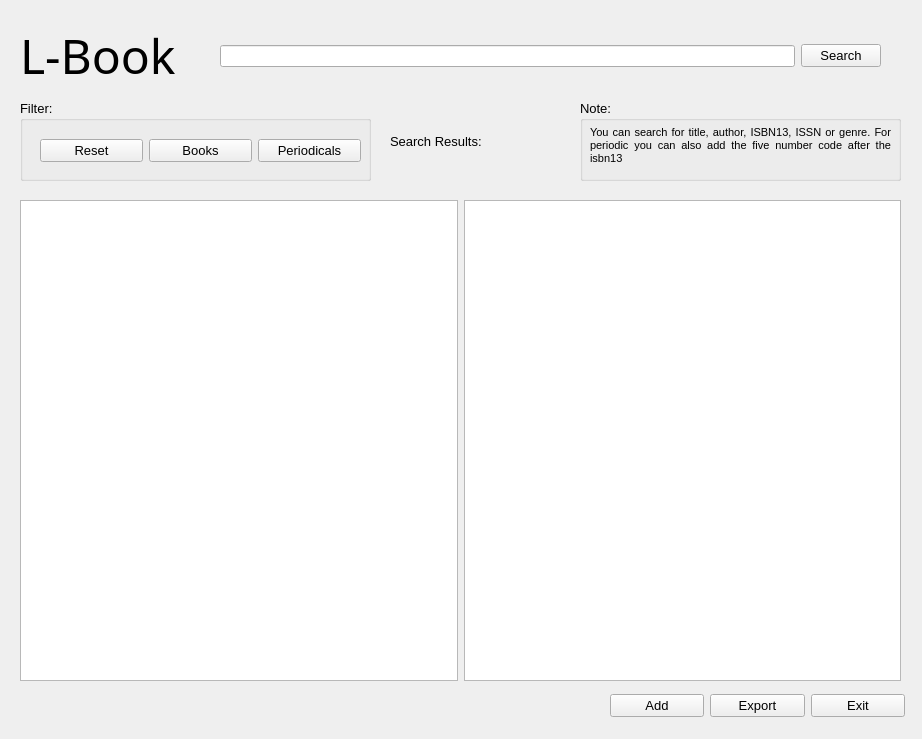
<?xml version="1.0" encoding="UTF-8"?>
<ui version="4.0">
 <class>publicationList</class>
 <widget class="QWidget" name="publicationList">
  <property name="geometry">
   <rect>
    <x>0</x>
    <y>0</y>
    <width>922</width>
    <height>739</height>
   </rect>
  </property>
  <property name="windowTitle">
   <string>Form</string>
  </property>
  <widget class="QLabel" name="logoLabel">
   <property name="geometry">
    <rect>
     <x>20</x>
     <y>20</y>
     <width>161</width>
     <height>71</height>
    </rect>
   </property>
   <property name="font">
    <font>
     <family>A Charming Font Expanded</family>
     <pointsize>36</pointsize>
    </font>
   </property>
   <property name="text">
    <string>L-Book</string>
   </property>
  </widget>
  <widget class="QWidget" name="layoutWidget_1">
   <property name="geometry">
    <rect>
     <x>220</x>
     <y>40</y>
     <width>661</width>
     <height>32</height>
    </rect>
   </property>
   <layout class="QHBoxLayout" name="horizontalLayout">
    <item>
     <widget class="QLineEdit" name="searchLine"/>
    </item>
    <item>
     <widget class="QPushButton" name="searchButton">
      <property name="font">
       <font>
        <pointsize>10</pointsize>
       </font>
      </property>
      <property name="text">
       <string>Search</string>
      </property>
     </widget>
    </item>
   </layout>
  </widget>
  <widget class="QGroupBox" name="groupBox_2">
   <property name="geometry">
    <rect>
     <x>580</x>
     <y>100</y>
     <width>321</width>
     <height>81</height>
    </rect>
   </property>
   <property name="font">
    <font>
     <pointsize>10</pointsize>
    </font>
   </property>
   <property name="title">
    <string>Note:</string>
   </property>
   <widget class="QLabel" name="label_4">
    <property name="geometry">
     <rect>
      <x>10</x>
      <y>20</y>
      <width>301</width>
      <height>51</height>
     </rect>
    </property>
    <property name="font">
     <font>
      <pointsize>8</pointsize>
     </font>
    </property>
    <property name="text">
     <string>You can search for title, author, ISBN13, ISSN or genre. For periodic you can also add the five number code after the isbn13</string>
    </property>
    <property name="alignment">
     <set>Qt::AlignJustify|Qt::AlignVCenter</set>
    </property>
    <property name="wordWrap">
     <bool>true</bool>
    </property>
    <property name="textInteractionFlags">
     <set>Qt::NoTextInteraction</set>
    </property>
   </widget>
  </widget>
  <widget class="QGroupBox" name="groupBox">
   <property name="geometry">
    <rect>
     <x>20</x>
     <y>100</y>
     <width>351</width>
     <height>81</height>
    </rect>
   </property>
   <property name="maximumSize">
    <size>
     <width>500</width>
     <height>16777215</height>
    </size>
   </property>
   <property name="font">
    <font>
     <pointsize>10</pointsize>
    </font>
   </property>
   <property name="title">
    <string>Filter:</string>
   </property>
   <widget class="QWidget" name="">
    <property name="geometry">
     <rect>
      <x>20</x>
      <y>30</y>
      <width>321</width>
      <height>41</height>
     </rect>
    </property>
    <layout class="QHBoxLayout" name="horizontalLayout_4">
     <item>
      <widget class="QPushButton" name="resetButton">
       <property name="font">
        <font>
         <pointsize>10</pointsize>
        </font>
       </property>
       <property name="text">
        <string>Reset</string>
       </property>
      </widget>
     </item>
     <item>
      <widget class="QPushButton" name="bookButton">
       <property name="font">
        <font>
         <pointsize>10</pointsize>
        </font>
       </property>
       <property name="text">
        <string>Books</string>
       </property>
      </widget>
     </item>
     <item>
      <widget class="QPushButton" name="periodicButton">
       <property name="font">
        <font>
         <pointsize>10</pointsize>
        </font>
       </property>
       <property name="text">
        <string>Periodicals</string>
       </property>
      </widget>
     </item>
    </layout>
   </widget>
  </widget>
  <widget class="QWidget" name="layoutWidget_2">
   <property name="geometry">
    <rect>
     <x>20</x>
     <y>200</y>
     <width>881</width>
     <height>481</height>
    </rect>
   </property>
   <layout class="QHBoxLayout" name="horizontalLayout_2">
    <item>
     <widget class="QTableWidget" name="bookTable">
      <property name="cursor" stdset="0">
       <cursorShape>PointingHandCursor</cursorShape>
      </property>
     </widget>
    </item>
    <item>
     <widget class="QTableWidget" name="periodicTable">
      <property name="cursor" stdset="0">
       <cursorShape>PointingHandCursor</cursorShape>
      </property>
     </widget>
    </item>
   </layout>
  </widget>
  <widget class="QWidget" name="">
   <property name="geometry">
    <rect>
     <x>390</x>
     <y>130</y>
     <width>181</width>
     <height>23</height>
    </rect>
   </property>
   <layout class="QHBoxLayout" name="horizontalLayout_3">
    <item>
     <widget class="QLabel" name="label_2">
      <property name="font">
       <font>
        <pointsize>10</pointsize>
       </font>
      </property>
      <property name="text">
       <string>Search Results:</string>
      </property>
     </widget>
    </item>
    <item>
     <widget class="QLabel" name="resultLabel">
      <property name="font">
       <font>
        <pointsize>10</pointsize>
       </font>
      </property>
      <property name="text">
       <string/>
      </property>
     </widget>
    </item>
   </layout>
  </widget>
  <widget class="QWidget" name="">
   <property name="geometry">
    <rect>
     <x>610</x>
     <y>690</y>
     <width>295</width>
     <height>32</height>
    </rect>
   </property>
   <layout class="QHBoxLayout" name="horizontalLayout_5">
    <item>
     <widget class="QPushButton" name="addButton">
      <property name="font">
       <font>
        <pointsize>10</pointsize>
       </font>
      </property>
      <property name="text">
       <string>Add</string>
      </property>
     </widget>
    </item>
    <item>
     <widget class="QPushButton" name="exportButton">
      <property name="font">
       <font>
        <pointsize>10</pointsize>
       </font>
      </property>
      <property name="text">
       <string>Export</string>
      </property>
     </widget>
    </item>
    <item>
     <widget class="QPushButton" name="exitButton">
      <property name="font">
       <font>
        <pointsize>10</pointsize>
       </font>
      </property>
      <property name="text">
       <string>Exit</string>
      </property>
     </widget>
    </item>
   </layout>
  </widget>
 </widget>
 <resources/>
 <connections/>
</ui>
